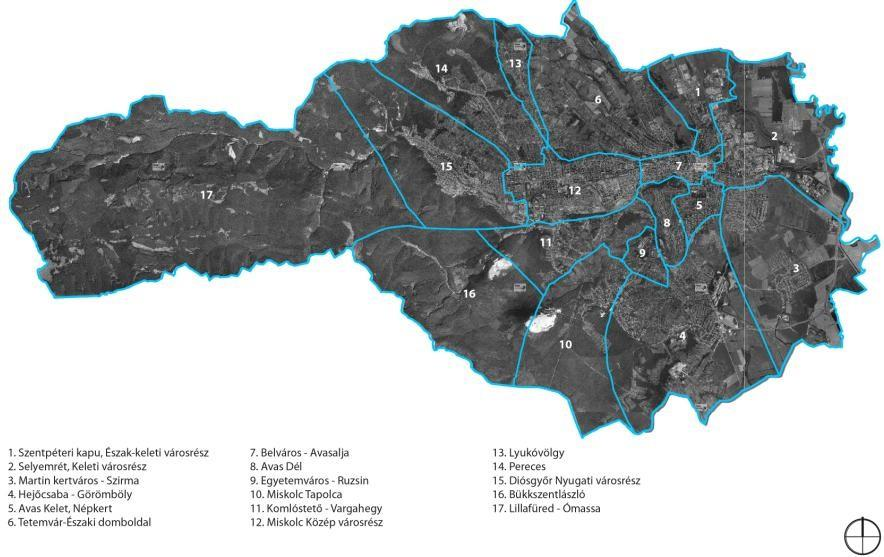
#> input picture data/neighborhoods/sources/municipal-local-map-next/miskolc-p228-original.jpeg, 884 x 557 px
$ python miskolc-fit.py
#> lines starting #> are read from the running program, lines starting #| are printed output that depends on the picture; after the words box and inside, x2 and y2 are one past the last pixel; in counts of white or black regions, pixels touching at a corner belong together
from pathlib import Path
from PIL import Image,ImageDraw
import json,numpy as np,shapely
from scipy import ndimage
from shapely.geometry import shape
from shapely.ops import transform
from pyproj import Transformer
P=Path(__file__).resolve().parent
im=np.array(Image.open(P/'miskolc-p228-original.jpeg')).astype(int)
m=(im[:,:,2]-im[:,:,0]>40)&(im[:,:,1]-im[:,:,0]>24)&(im[:,:,2]>70)
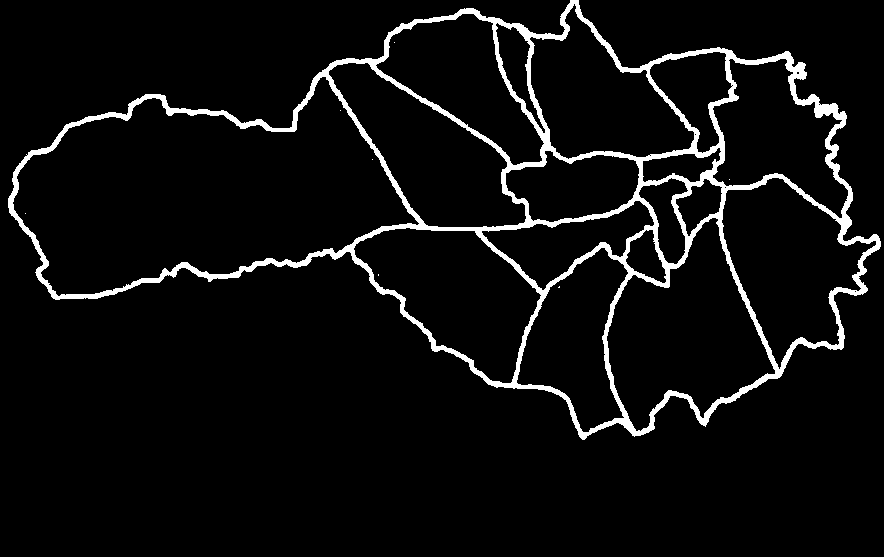
#> m: shape (557, 884) bool; 5.5% white; 8 white regions (7 under 20 px), largest, box (x1, y1, x2, y2) and area: (8, 0, 881, 440) 26966
free,n=ndimage.label(~m);outside=free==free[550,500]
#> after `free, n = ndimage.label(~m)`:
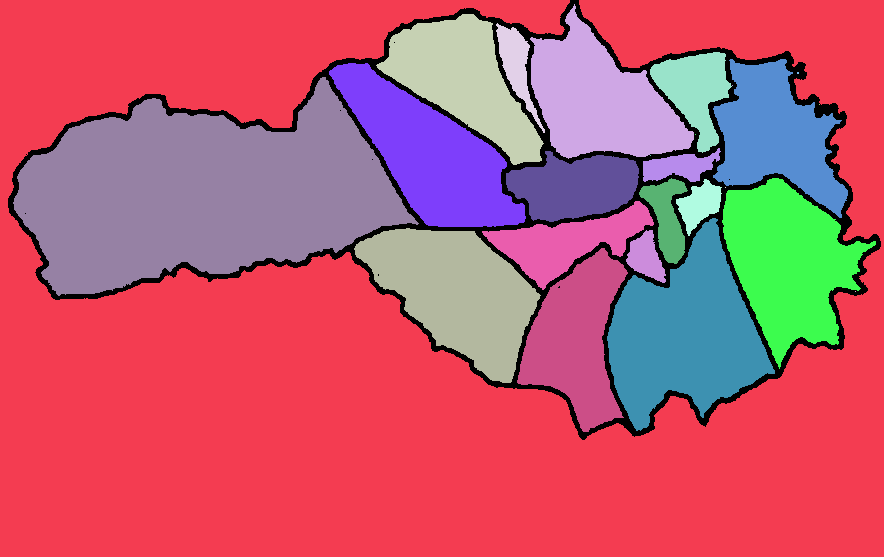
#> free: shape (557, 884) int32; 26 distinct labels, from 0 to 25; one colour per label, 0 black
#> after `free, n = ndimage.label(~m)`: n = 25
#> after `outside = free == free[550, 500]`:
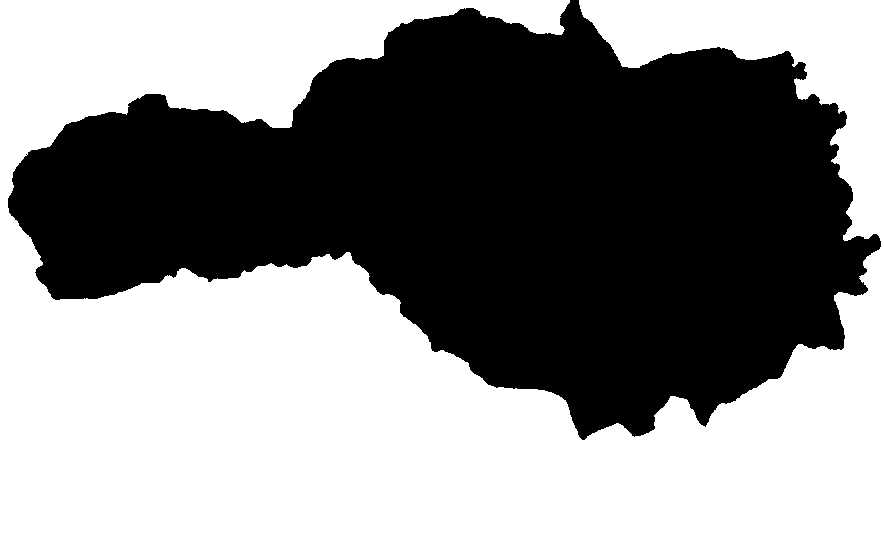
#> outside: shape (557, 884) bool; 55.3% white; 1 black region, box (x1, y1, x2, y2) and area: (8, 0, 881, 440) 219887
labels,n=ndimage.label(m,np.ones((3,3)));sizes=np.bincount(labels.ravel());sizes[0]=0;big=labels==sizes.argmax()
#> after `labels, n = ndimage.label(m, np.ones((3, 3)))`:
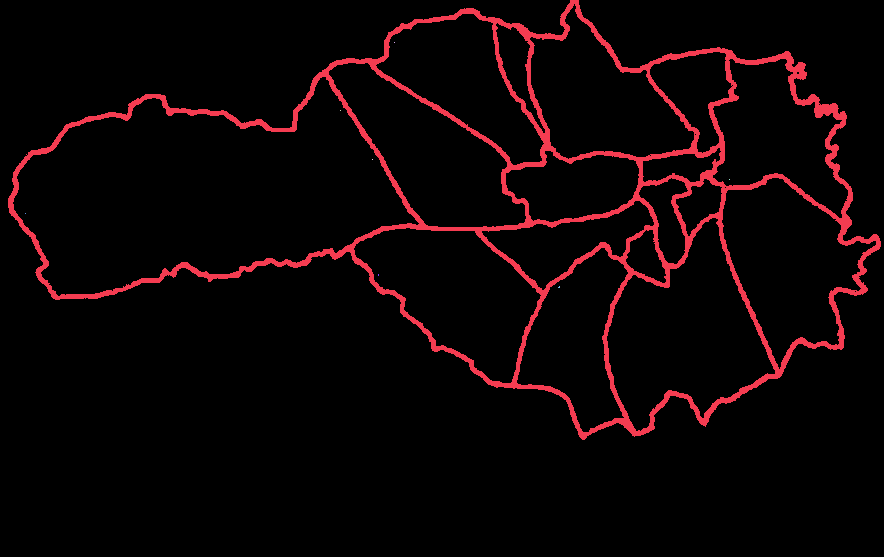
#> labels: shape (557, 884) int32; 9 distinct labels, from 0 to 8; one colour per label, 0 black
#> after `labels, n = ndimage.label(m, np.ones((3, 3)))`: n = 8
#> after `sizes = np.bincount(labels.ravel())`: sizes = [465412, 26966, 1, 1, 1, 1, 1, 2, 3]
#> after `big = labels == sizes.argmax()`: big: shape (557, 884) bool; 5.5% white; 1 white region, box (x1, y1, x2, y2) and area: (8, 0, 881, 440) 26966
outer=big&ndimage.binary_dilation(outside,np.ones((3,3)))
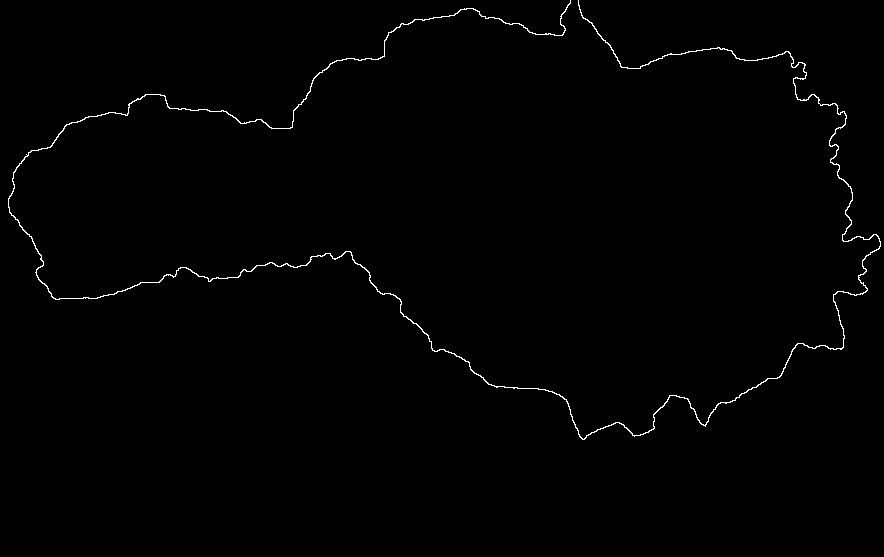
#> outer: shape (557, 884) bool; 0.7% white in thin lines or dots, all inside (x1, y1, x2, y2) = (8, 0, 881, 440)
y,x=np.where(outer);sel=(y>5)&(x>5)&(x<879)&(y<440)
#> after `y, x = np.where(outer)`: y = 3425 values from 0 to 439; x = 3425 values, max 880 at index 1807, min 8 at index 1614, mean 489.6
x=x[sel];y=y[sel];A=np.c_[x,y,np.ones(len(x))]
#> after `x = x[sel]`: x = 3396 values, max 878 at index 1738, min 8 at index 1598, mean 487.7
#> after `y = y[sel]`: y = 3396 values from 6 to 439
#> (the run stopped early here; a loop or call above may not have finished)

$ run again, with data/neighborhoods/sources/municipal-local-map-next/zalaegerszeg-p12-image0.jpeg copied over data/neighborhoods/sources/municipal-local-map-next/miskolc-p228-original.jpeg
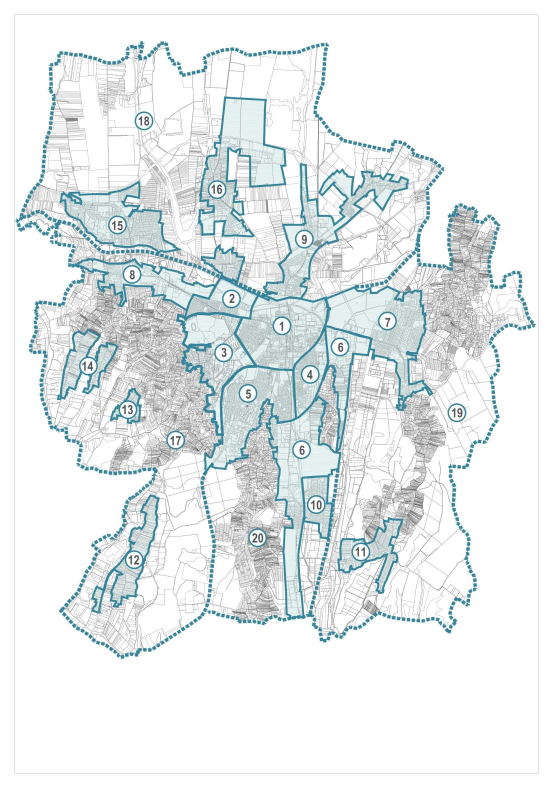
#> input picture data/neighborhoods/sources/municipal-local-map-next/zalaegerszeg-p12-image0.jpeg, 1663 x 2360 px (shown at 1/3 size)
#> m: shape (2360, 1663) bool; 6.1% white; 466 white regions (5 under 20 px), largest, box (x1, y1, x2, y2) and area: (203, 490, 1299, 1861) 97167, (593, 289, 860, 713) 14647, (179, 544, 541, 772) 9832
#> `free, n = ndimage.label(~m)`:
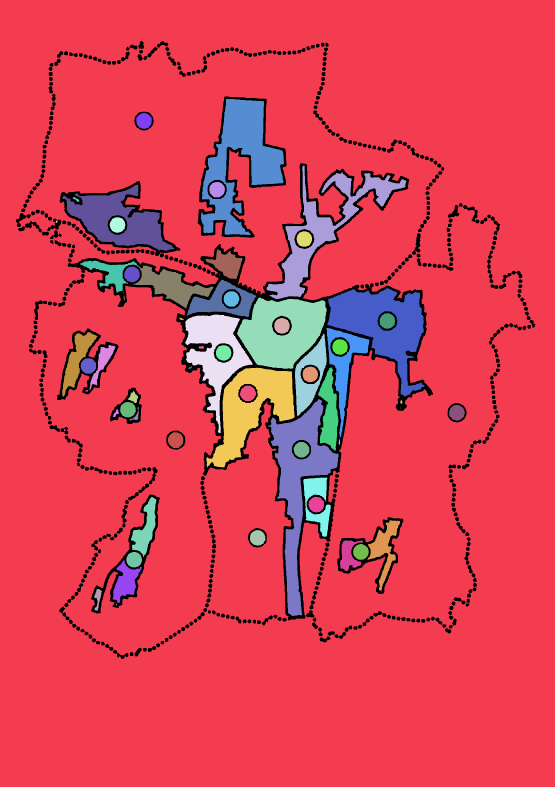
#> free: shape (2360, 1663) int32 (shown at 1/3 size); 152 distinct labels, from 0 to 151; one colour per label, 0 black
#> `free, n = ndimage.label(~m)`: n = 151
#> outside: shape (2360, 1663) bool; 82.9% white; 454 black regions (4 under 20 px), largest, box (x1, y1, x2, y2) and area: (203, 490, 1299, 1861) 413926, (593, 289, 860, 713) 61180, (179, 544, 541, 772) 41336
#> labels: shape (2360, 1663) int32; 467 distinct labels, from 0 to 466
#> `labels, n = ndimage.label(m, np.ones((3, 3)))`: n = 466
#> sizes = 467 values, max 3686608 at index 0, min 1 at index 109, mean 8404
#> big: shape (2360, 1663) bool; 2.5% white; 1 white region, box (x1, y1, x2, y2) and area: (203, 490, 1299, 1861) 97167
#> `outer=big&ndimage.binary_dilation(outside,np.ones((3,3)))`:
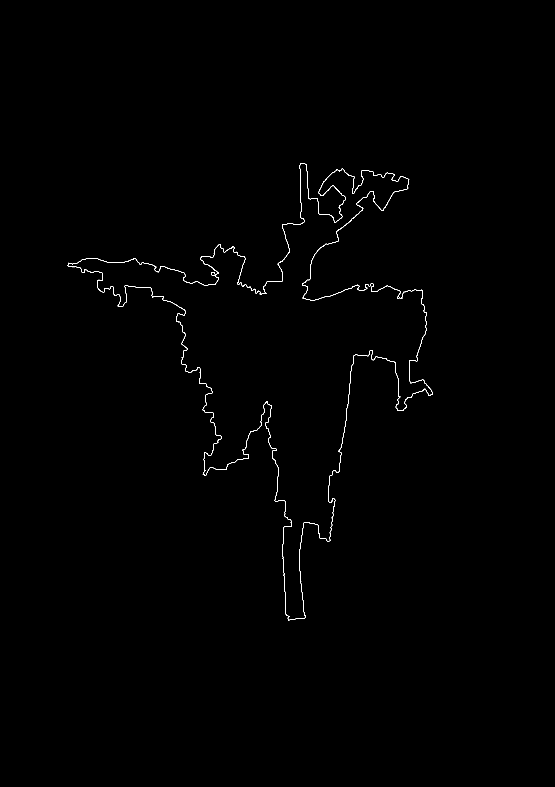
#> outer: shape (2360, 1663) bool (shown at 1/3 size); 0.27% white in thin lines or dots, all inside (x1, y1, x2, y2) = (203, 490, 1299, 1861)
#> `y, x = np.where(outer)`: y = 10452 values from 490 to 1860; x = 10452 values, max 1298 at index 7182, min 203 at index 3099, mean 853.5
#> `x = x[sel]`: x = empty array
